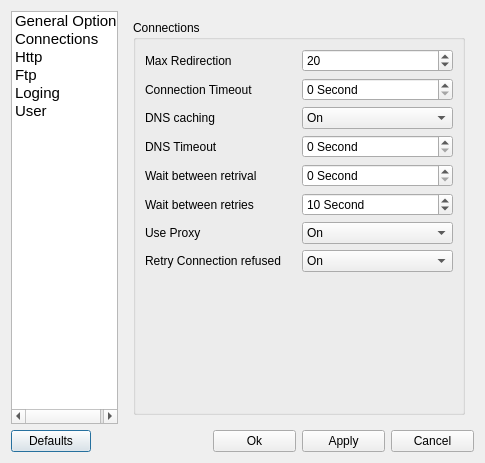
<?xml version="1.0" encoding="UTF-8"?>
<ui version="4.0">
 <class>DialogWgetrc</class>
 <widget class="QDialog" name="DialogWgetrc">
  <property name="geometry">
   <rect>
    <x>0</x>
    <y>0</y>
    <width>485</width>
    <height>463</height>
   </rect>
  </property>
  <property name="windowTitle">
   <string>Dialog</string>
  </property>
  <layout class="QGridLayout" name="gridLayout">
   <item row="0" column="0" colspan="2">
    <widget class="QListWidget" name="listWidget">
     <property name="maximumSize">
      <size>
       <width>150</width>
       <height>16777215</height>
      </size>
     </property>
     <property name="font">
      <font>
       <pointsize>11</pointsize>
      </font>
     </property>
     <item>
      <property name="text">
       <string>General Option</string>
      </property>
     </item>
     <item>
      <property name="text">
       <string>Connections</string>
      </property>
     </item>
     <item>
      <property name="text">
       <string>Http</string>
      </property>
     </item>
     <item>
      <property name="text">
       <string>Ftp</string>
      </property>
     </item>
     <item>
      <property name="text">
       <string>Loging</string>
      </property>
     </item>
     <item>
      <property name="text">
       <string>User</string>
      </property>
     </item>
    </widget>
   </item>
   <item row="1" column="0">
    <widget class="QPushButton" name="pbDefaults">
     <property name="text">
      <string>Defaults</string>
     </property>
    </widget>
   </item>
   <item row="1" column="1" colspan="2">
    <spacer name="horizontalSpacer">
     <property name="orientation">
      <enum>Qt::Horizontal</enum>
     </property>
     <property name="sizeHint" stdset="0">
      <size>
       <width>152</width>
       <height>22</height>
      </size>
     </property>
    </spacer>
   </item>
   <item row="1" column="3">
    <widget class="QPushButton" name="pbOk">
     <property name="text">
      <string>Ok</string>
     </property>
    </widget>
   </item>
   <item row="1" column="4">
    <widget class="QPushButton" name="pbApply">
     <property name="text">
      <string>Apply</string>
     </property>
    </widget>
   </item>
   <item row="1" column="5">
    <widget class="QPushButton" name="pbCancel">
     <property name="text">
      <string>Cancel</string>
     </property>
    </widget>
   </item>
   <item row="0" column="2" colspan="4">
    <widget class="QStackedWidget" name="stacked">
     <property name="minimumSize">
      <size>
       <width>350</width>
       <height>0</height>
      </size>
     </property>
     <property name="currentIndex">
      <number>1</number>
     </property>
     <widget class="QWidget" name="page">
      <layout class="QGridLayout" name="gridLayout_5">
       <item row="0" column="0">
        <widget class="QGroupBox" name="groupBox_2">
         <property name="title">
          <string>General Options</string>
         </property>
         <layout class="QVBoxLayout" name="verticalLayout_2">
          <item>
           <layout class="QHBoxLayout" name="horizontalLayout">
            <item>
             <widget class="QLabel" name="label">
              <property name="text">
               <string>Start at Background Mode</string>
              </property>
             </widget>
            </item>
            <item>
             <widget class="QComboBox" name="gBackground">
              <property name="currentIndex">
               <number>1</number>
              </property>
              <item>
               <property name="text">
                <string>On</string>
               </property>
              </item>
              <item>
               <property name="text">
                <string>Off</string>
               </property>
              </item>
             </widget>
            </item>
           </layout>
          </item>
          <item>
           <layout class="QHBoxLayout" name="horizontalLayout_3">
            <item>
             <widget class="QLabel" name="label_4">
              <property name="text">
               <string>Force IPv4</string>
              </property>
             </widget>
            </item>
            <item>
             <widget class="QComboBox" name="gIP4">
              <property name="currentIndex">
               <number>1</number>
              </property>
              <item>
               <property name="text">
                <string>On</string>
               </property>
              </item>
              <item>
               <property name="text">
                <string>Off</string>
               </property>
              </item>
             </widget>
            </item>
           </layout>
          </item>
          <item>
           <layout class="QHBoxLayout" name="horizontalLayout_4">
            <item>
             <widget class="QLabel" name="label_5">
              <property name="text">
               <string>Force IPv6</string>
              </property>
             </widget>
            </item>
            <item>
             <widget class="QComboBox" name="gIP6">
              <property name="currentIndex">
               <number>1</number>
              </property>
              <item>
               <property name="text">
                <string>On</string>
               </property>
              </item>
              <item>
               <property name="text">
                <string>Off</string>
               </property>
              </item>
             </widget>
            </item>
           </layout>
          </item>
          <item>
           <layout class="QHBoxLayout" name="horizontalLayout_8">
            <item>
             <widget class="QLabel" name="label_2">
              <property name="text">
               <string>Time stamping</string>
              </property>
             </widget>
            </item>
            <item>
             <widget class="QComboBox" name="gTimeStamping">
              <item>
               <property name="text">
                <string>On</string>
               </property>
              </item>
              <item>
               <property name="text">
                <string>Off</string>
               </property>
              </item>
             </widget>
            </item>
           </layout>
          </item>
          <item>
           <layout class="QHBoxLayout" name="horizontalLayout_6">
            <item>
             <widget class="QLabel" name="label_7">
              <property name="text">
               <string>Use netrc</string>
              </property>
             </widget>
            </item>
            <item>
             <widget class="QComboBox" name="gNetRc">
              <property name="currentIndex">
               <number>1</number>
              </property>
              <item>
               <property name="text">
                <string>On</string>
               </property>
              </item>
              <item>
               <property name="text">
                <string>Off</string>
               </property>
              </item>
             </widget>
            </item>
           </layout>
          </item>
          <item>
           <layout class="QHBoxLayout" name="horizontalLayout_14">
            <item>
             <widget class="QCheckBox" name="gLimit">
              <property name="text">
               <string>Limit Download Speed</string>
              </property>
             </widget>
            </item>
            <item>
             <widget class="QSpinBox" name="gLimitVal">
              <property name="enabled">
               <bool>false</bool>
              </property>
              <property name="suffix">
               <string> KBps</string>
              </property>
             </widget>
            </item>
           </layout>
          </item>
          <item>
           <layout class="QHBoxLayout" name="horizontalLayout_7">
            <item>
             <widget class="QCheckBox" name="gQuota">
              <property name="text">
               <string>Use Quota</string>
              </property>
             </widget>
            </item>
            <item>
             <widget class="QSpinBox" name="gQuotaVal">
              <property name="enabled">
               <bool>false</bool>
              </property>
              <property name="suffix">
               <string> K</string>
              </property>
              <property name="prefix">
               <string/>
              </property>
             </widget>
            </item>
           </layout>
          </item>
          <item>
           <layout class="QHBoxLayout" name="horizontalLayout_18">
            <item>
             <widget class="QLabel" name="label_16">
              <property name="text">
               <string>Mirroring</string>
              </property>
             </widget>
            </item>
            <item>
             <widget class="QComboBox" name="gMirror">
              <property name="currentIndex">
               <number>1</number>
              </property>
              <item>
               <property name="text">
                <string>On</string>
               </property>
              </item>
              <item>
               <property name="text">
                <string>Off</string>
               </property>
              </item>
             </widget>
            </item>
           </layout>
          </item>
          <item>
           <layout class="QHBoxLayout" name="horizontalLayout_28">
            <item>
             <widget class="QLabel" name="label_26">
              <property name="text">
               <string>Ignore case</string>
              </property>
             </widget>
            </item>
            <item>
             <widget class="QComboBox" name="gIgnoreCase">
              <item>
               <property name="text">
                <string>On</string>
               </property>
              </item>
              <item>
               <property name="text">
                <string>Off</string>
               </property>
              </item>
             </widget>
            </item>
           </layout>
          </item>
          <item>
           <spacer name="verticalSpacer">
            <property name="orientation">
             <enum>Qt::Vertical</enum>
            </property>
            <property name="sizeHint" stdset="0">
             <size>
              <width>20</width>
              <height>112</height>
             </size>
            </property>
           </spacer>
          </item>
         </layout>
        </widget>
       </item>
      </layout>
     </widget>
     <widget class="QWidget" name="page_2">
      <layout class="QGridLayout" name="gridLayout_2">
       <item row="0" column="0">
        <widget class="QGroupBox" name="groupBox">
         <property name="title">
          <string>Connections</string>
         </property>
         <layout class="QVBoxLayout" name="verticalLayout">
          <item>
           <layout class="QHBoxLayout" name="horizontalLayout_5">
            <item>
             <widget class="QLabel" name="label_6">
              <property name="text">
               <string>Max Redirection</string>
              </property>
             </widget>
            </item>
            <item>
             <widget class="QSpinBox" name="cRedir">
              <property name="maximum">
               <number>999</number>
              </property>
              <property name="value">
               <number>20</number>
              </property>
             </widget>
            </item>
           </layout>
          </item>
          <item>
           <layout class="QHBoxLayout" name="horizontalLayout_11">
            <item>
             <widget class="QLabel" name="label_10">
              <property name="text">
               <string>Connection Timeout</string>
              </property>
             </widget>
            </item>
            <item>
             <widget class="QSpinBox" name="cTimeOut">
              <property name="suffix">
               <string> Second</string>
              </property>
             </widget>
            </item>
           </layout>
          </item>
          <item>
           <layout class="QHBoxLayout" name="horizontalLayout_12">
            <item>
             <widget class="QLabel" name="label_11">
              <property name="text">
               <string>DNS caching</string>
              </property>
             </widget>
            </item>
            <item>
             <widget class="QComboBox" name="cDNSCache">
              <item>
               <property name="text">
                <string>On</string>
               </property>
              </item>
              <item>
               <property name="text">
                <string>Off</string>
               </property>
              </item>
             </widget>
            </item>
           </layout>
          </item>
          <item>
           <layout class="QHBoxLayout" name="horizontalLayout_13">
            <item>
             <widget class="QLabel" name="label_12">
              <property name="text">
               <string>DNS Timeout</string>
              </property>
             </widget>
            </item>
            <item>
             <widget class="QSpinBox" name="cDNSto">
              <property name="suffix">
               <string> Second</string>
              </property>
             </widget>
            </item>
           </layout>
          </item>
          <item>
           <layout class="QHBoxLayout" name="horizontalLayout_21">
            <item>
             <widget class="QLabel" name="label_19">
              <property name="text">
               <string>Wait between retrival</string>
              </property>
             </widget>
            </item>
            <item>
             <widget class="QSpinBox" name="cWaitRel">
              <property name="suffix">
               <string> Second</string>
              </property>
             </widget>
            </item>
           </layout>
          </item>
          <item>
           <layout class="QHBoxLayout" name="horizontalLayout_22">
            <item>
             <widget class="QLabel" name="label_20">
              <property name="text">
               <string>Wait between retries</string>
              </property>
             </widget>
            </item>
            <item>
             <widget class="QSpinBox" name="cWaitRet">
              <property name="suffix">
               <string> Second</string>
              </property>
              <property name="value">
               <number>10</number>
              </property>
             </widget>
            </item>
           </layout>
          </item>
          <item>
           <layout class="QHBoxLayout" name="horizontalLayout_20">
            <item>
             <widget class="QLabel" name="label_18">
              <property name="text">
               <string>Use Proxy</string>
              </property>
             </widget>
            </item>
            <item>
             <widget class="QComboBox" name="cUseProxy">
              <item>
               <property name="text">
                <string>On</string>
               </property>
              </item>
              <item>
               <property name="text">
                <string>Off</string>
               </property>
              </item>
             </widget>
            </item>
           </layout>
          </item>
          <item>
           <layout class="QHBoxLayout" name="horizontalLayout_23">
            <item>
             <widget class="QLabel" name="label_21">
              <property name="text">
               <string>Retry Connection refused</string>
              </property>
             </widget>
            </item>
            <item>
             <widget class="QComboBox" name="cRetCon">
              <item>
               <property name="text">
                <string>On</string>
               </property>
              </item>
              <item>
               <property name="text">
                <string>Off</string>
               </property>
              </item>
             </widget>
            </item>
           </layout>
          </item>
          <item>
           <spacer name="verticalSpacer_2">
            <property name="orientation">
             <enum>Qt::Vertical</enum>
            </property>
            <property name="sizeHint" stdset="0">
             <size>
              <width>20</width>
              <height>112</height>
             </size>
            </property>
           </spacer>
          </item>
         </layout>
        </widget>
       </item>
      </layout>
     </widget>
     <widget class="QWidget" name="page_3">
      <layout class="QGridLayout" name="gridLayout_6">
       <item row="0" column="0">
        <widget class="QGroupBox" name="groupBox_4">
         <property name="title">
          <string>HTTP Options</string>
         </property>
         <layout class="QVBoxLayout" name="verticalLayout_5">
          <item>
           <layout class="QHBoxLayout" name="horizontalLayout_27">
            <item>
             <widget class="QLabel" name="label_25">
              <property name="text">
               <string>Ignore length</string>
              </property>
             </widget>
            </item>
            <item>
             <widget class="QComboBox" name="hILength">
              <item>
               <property name="text">
                <string>On</string>
               </property>
              </item>
              <item>
               <property name="text">
                <string>Off</string>
               </property>
              </item>
             </widget>
            </item>
           </layout>
          </item>
          <item>
           <layout class="QHBoxLayout" name="horizontalLayout_29">
            <item>
             <widget class="QLabel" name="label_27">
              <property name="text">
               <string>Cache</string>
              </property>
             </widget>
            </item>
            <item>
             <widget class="QComboBox" name="hCache">
              <item>
               <property name="text">
                <string>On</string>
               </property>
              </item>
              <item>
               <property name="text">
                <string>Off</string>
               </property>
              </item>
             </widget>
            </item>
           </layout>
          </item>
          <item>
           <layout class="QVBoxLayout" name="verticalLayout_4">
            <item>
             <widget class="QLabel" name="label_22">
              <property name="text">
               <string>Header (separate with new line)</string>
              </property>
             </widget>
            </item>
            <item>
             <widget class="QTextEdit" name="hHeader"/>
            </item>
           </layout>
          </item>
          <item>
           <layout class="QVBoxLayout" name="verticalLayout_3">
            <item>
             <widget class="QLabel" name="label_28">
              <property name="text">
               <string>User Agent</string>
              </property>
             </widget>
            </item>
            <item>
             <widget class="QTextEdit" name="hUserAgent"/>
            </item>
           </layout>
          </item>
          <item>
           <spacer name="verticalSpacer_3">
            <property name="orientation">
             <enum>Qt::Vertical</enum>
            </property>
            <property name="sizeHint" stdset="0">
             <size>
              <width>20</width>
              <height>40</height>
             </size>
            </property>
           </spacer>
          </item>
         </layout>
        </widget>
       </item>
      </layout>
     </widget>
     <widget class="QWidget" name="page_4">
      <layout class="QGridLayout" name="gridLayout_3">
       <item row="0" column="0">
        <widget class="QGroupBox" name="groupBox_5">
         <property name="title">
          <string>FTP Options</string>
         </property>
         <layout class="QVBoxLayout" name="verticalLayout_6">
          <item>
           <layout class="QHBoxLayout" name="horizontalLayout_30">
            <item>
             <widget class="QLabel" name="label_29">
              <property name="text">
               <string>Retrieve symbolic links</string>
              </property>
             </widget>
            </item>
            <item>
             <widget class="QComboBox" name="fRetSym">
              <item>
               <property name="text">
                <string>On</string>
               </property>
              </item>
              <item>
               <property name="text">
                <string>Off</string>
               </property>
              </item>
             </widget>
            </item>
           </layout>
          </item>
          <item>
           <layout class="QHBoxLayout" name="horizontalLayout_31">
            <item>
             <widget class="QLabel" name="label_30">
              <property name="text">
               <string>Pasive FTP</string>
              </property>
             </widget>
            </item>
            <item>
             <widget class="QComboBox" name="fPasiveFTP">
              <item>
               <property name="text">
                <string>On</string>
               </property>
              </item>
              <item>
               <property name="text">
                <string>Off</string>
               </property>
              </item>
             </widget>
            </item>
           </layout>
          </item>
          <item>
           <spacer name="verticalSpacer_4">
            <property name="orientation">
             <enum>Qt::Vertical</enum>
            </property>
            <property name="sizeHint" stdset="0">
             <size>
              <width>20</width>
              <height>306</height>
             </size>
            </property>
           </spacer>
          </item>
         </layout>
        </widget>
       </item>
      </layout>
     </widget>
     <widget class="QWidget" name="page_5">
      <layout class="QGridLayout" name="gridLayout_4">
       <item row="0" column="0">
        <widget class="QGroupBox" name="groupBox_3">
         <property name="title">
          <string>Loging</string>
         </property>
         <layout class="QVBoxLayout" name="verticalLayout_7">
          <item>
           <layout class="QHBoxLayout" name="horizontalLayout_17">
            <item>
             <widget class="QLabel" name="label_13">
              <property name="text">
               <string>Dot Bytes</string>
              </property>
             </widget>
            </item>
            <item>
             <widget class="QSpinBox" name="lDotByte">
              <property name="suffix">
               <string> Bytes</string>
              </property>
              <property name="minimum">
               <number>1</number>
              </property>
              <property name="maximum">
               <number>999999999</number>
              </property>
              <property name="value">
               <number>1024</number>
              </property>
             </widget>
            </item>
           </layout>
          </item>
          <item>
           <layout class="QHBoxLayout" name="horizontalLayout_16">
            <item>
             <widget class="QLabel" name="label_14">
              <property name="text">
               <string>Dot Spacing</string>
              </property>
             </widget>
            </item>
            <item>
             <widget class="QSpinBox" name="lDotSpace">
              <property name="suffix">
               <string> dots</string>
              </property>
              <property name="prefix">
               <string/>
              </property>
              <property name="minimum">
               <number>1</number>
              </property>
              <property name="value">
               <number>10</number>
              </property>
             </widget>
            </item>
           </layout>
          </item>
          <item>
           <layout class="QHBoxLayout" name="horizontalLayout_15">
            <item>
             <widget class="QLabel" name="label_15">
              <property name="text">
               <string>Number of Dot in Line</string>
              </property>
             </widget>
            </item>
            <item>
             <widget class="QSpinBox" name="lDotLine">
              <property name="suffix">
               <string> dots</string>
              </property>
              <property name="prefix">
               <string/>
              </property>
              <property name="minimum">
               <number>1</number>
              </property>
              <property name="value">
               <number>50</number>
              </property>
             </widget>
            </item>
           </layout>
          </item>
          <item>
           <spacer name="verticalSpacer_5">
            <property name="orientation">
             <enum>Qt::Vertical</enum>
            </property>
            <property name="sizeHint" stdset="0">
             <size>
              <width>20</width>
              <height>278</height>
             </size>
            </property>
           </spacer>
          </item>
         </layout>
        </widget>
       </item>
      </layout>
     </widget>
     <widget class="QWidget" name="page_6">
      <layout class="QGridLayout" name="gridLayout_7">
       <item row="0" column="0">
        <widget class="QGroupBox" name="groupBox_6">
         <property name="title">
          <string>User</string>
         </property>
         <layout class="QVBoxLayout" name="verticalLayout_10">
          <item>
           <layout class="QHBoxLayout" name="horizontalLayout_25">
            <item>
             <widget class="QLabel" name="label_23">
              <property name="text">
               <string>User        </string>
              </property>
             </widget>
            </item>
            <item>
             <widget class="QLineEdit" name="uUser"/>
            </item>
           </layout>
          </item>
          <item>
           <layout class="QHBoxLayout" name="horizontalLayout_26">
            <item>
             <widget class="QLabel" name="label_24">
              <property name="text">
               <string>Password</string>
              </property>
             </widget>
            </item>
            <item>
             <widget class="QLineEdit" name="uPass"/>
            </item>
           </layout>
          </item>
          <item>
           <widget class="QCheckBox" name="uUseAll">
            <property name="text">
             <string>Use this for HTTP and FTP</string>
            </property>
           </widget>
          </item>
          <item>
           <widget class="QGroupBox" name="groupBox_7">
            <property name="title">
             <string>HTTP</string>
            </property>
            <layout class="QVBoxLayout" name="verticalLayout_9">
             <item>
              <layout class="QHBoxLayout" name="horizontalLayout_32">
               <item>
                <widget class="QLabel" name="label_31">
                 <property name="text">
                  <string>HTTP User        </string>
                 </property>
                </widget>
               </item>
               <item>
                <widget class="QLineEdit" name="uHUser"/>
               </item>
              </layout>
             </item>
             <item>
              <layout class="QHBoxLayout" name="horizontalLayout_33">
               <item>
                <widget class="QLabel" name="label_32">
                 <property name="text">
                  <string>HTTP Password</string>
                 </property>
                </widget>
               </item>
               <item>
                <widget class="QLineEdit" name="uHPass"/>
               </item>
              </layout>
             </item>
            </layout>
           </widget>
          </item>
          <item>
           <widget class="QGroupBox" name="groupBox_8">
            <property name="title">
             <string>FTP</string>
            </property>
            <layout class="QVBoxLayout" name="verticalLayout_8">
             <item>
              <layout class="QHBoxLayout" name="horizontalLayout_34">
               <item>
                <widget class="QLabel" name="label_33">
                 <property name="text">
                  <string>FTP User        </string>
                 </property>
                </widget>
               </item>
               <item>
                <widget class="QLineEdit" name="uFUser"/>
               </item>
              </layout>
             </item>
             <item>
              <layout class="QHBoxLayout" name="horizontalLayout_35">
               <item>
                <widget class="QLabel" name="label_34">
                 <property name="text">
                  <string>FTP Password</string>
                 </property>
                </widget>
               </item>
               <item>
                <widget class="QLineEdit" name="uFPass"/>
               </item>
              </layout>
             </item>
            </layout>
           </widget>
          </item>
          <item>
           <spacer name="verticalSpacer_6">
            <property name="orientation">
             <enum>Qt::Vertical</enum>
            </property>
            <property name="sizeHint" stdset="0">
             <size>
              <width>20</width>
              <height>105</height>
             </size>
            </property>
           </spacer>
          </item>
         </layout>
        </widget>
       </item>
      </layout>
     </widget>
    </widget>
   </item>
  </layout>
 </widget>
 <resources/>
 <connections>
  <connection>
   <sender>gLimit</sender>
   <signal>toggled(bool)</signal>
   <receiver>gLimitVal</receiver>
   <slot>setEnabled(bool)</slot>
   <hints>
    <hint type="sourcelabel">
     <x>297</x>
     <y>227</y>
    </hint>
    <hint type="destinationlabel">
     <x>455</x>
     <y>229</y>
    </hint>
   </hints>
  </connection>
  <connection>
   <sender>uUseAll</sender>
   <signal>toggled(bool)</signal>
   <receiver>groupBox_7</receiver>
   <slot>setDisabled(bool)</slot>
   <hints>
    <hint type="sourcelabel">
     <x>191</x>
     <y>104</y>
    </hint>
    <hint type="destinationlabel">
     <x>198</x>
     <y>133</y>
    </hint>
   </hints>
  </connection>
  <connection>
   <sender>uUseAll</sender>
   <signal>toggled(bool)</signal>
   <receiver>groupBox_8</receiver>
   <slot>setDisabled(bool)</slot>
   <hints>
    <hint type="sourcelabel">
     <x>170</x>
     <y>105</y>
    </hint>
    <hint type="destinationlabel">
     <x>193</x>
     <y>227</y>
    </hint>
   </hints>
  </connection>
 </connections>
</ui>
